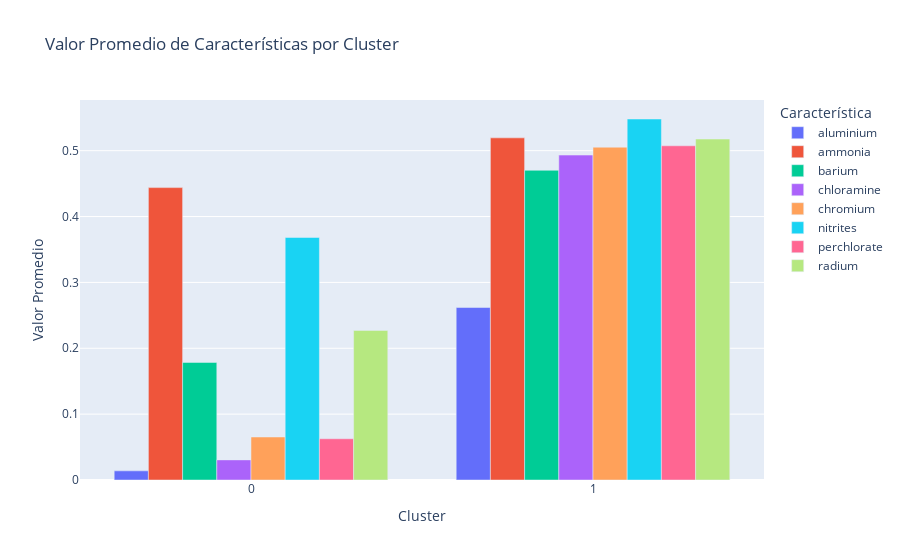

Notebook cell for this chart:
### Code cell
# si lo quiero interactivo y en un solo grafico
import plotly.express as px
cluster_means_long = cluster_means.reset_index().melt(id_vars='cluster', var_name='Feature', value_name='Valor Promedio') # Convertir el DataFrame de valores promedio por cluster a formato largo (long format)
fig = px.bar(cluster_means_long, x='cluster', y='Valor Promedio', color='Feature', barmode='group',
             labels={'cluster': 'Cluster', 'Valor Promedio': 'Valor Promedio', 'Feature': 'Característica'},
             title='Valor Promedio de Características por Cluster')
fig.show()

### Figure 1 — Plotly figure (JSON) as saved in the notebook; plotly's stock layout.template omitted (floating-point values rounded to 4 significant figures)
{"data": [{"alignmentgroup": "True", "hovertemplate": "Característica=aluminium<br>Cluster=%{x}<br>Valor Promedio=%{y}<extra></extra>", "legendgroup": "aluminium", "marker": {"color": "#636efa", "pattern": {"shape": ""}}, "name": "aluminium", "offsetgroup": "aluminium", "orientation": "v", "showlegend": true, "textposition": "auto", "type": "bar", "x": [0, 1], "xaxis": "x", "y": [0.0139, 0.2619], "yaxis": "y"}, {"alignmentgroup": "True", "hovertemplate": "Característica=ammonia<br>Cluster=%{x}<br>Valor Promedio=%{y}<extra></extra>", "legendgroup": "ammonia", "marker": {"color": "#EF553B", "pattern": {"shape": ""}}, "name": "ammonia", "offsetgroup": "ammonia", "orientation": "v", "showlegend": true, "textposition": "auto", "type": "bar", "x": [0, 1], "xaxis": "x", "y": [0.4439, 0.5194], "yaxis": "y"}, {"alignmentgroup": "True", "hovertemplate": "Característica=barium<br>Cluster=%{x}<br>Valor Promedio=%{y}<extra></extra>", "legendgroup": "barium", "marker": {"color": "#00cc96", "pattern": {"shape": ""}}, "name": "barium", "offsetgroup": "barium", "orientation": "v", "showlegend": true, "textposition": "auto", "type": "bar", "x": [0, 1], "xaxis": "x", "y": [0.1785, 0.4702], "yaxis": "y"}, {"alignmentgroup": "True", "hovertemplate": "Característica=chloramine<br>Cluster=%{x}<br>Valor Promedio=%{y}<extra></extra>", "legendgroup": "chloramine", "marker": {"color": "#ab63fa", "pattern": {"shape": ""}}, "name": "chloramine", "offsetgroup": "chloramine", "orientation": "v", "showlegend": true, "textposition": "auto", "type": "bar", "x": [0, 1], "xaxis": "x", "y": [0.03054, 0.4933], "yaxis": "y"}, {"alignmentgroup": "True", "hovertemplate": "Característica=chromium<br>Cluster=%{x}<br>Valor Promedio=%{y}<extra></extra>", "legendgroup": "chromium", "marker": {"color": "#FFA15A", "pattern": {"shape": ""}}, "name": "chromium", "offsetgroup": "chromium", "orientation": "v", "showlegend": true, "textposition": "auto", "type": "bar", "x": [0, 1], "xaxis": "x", "y": [0.06527, 0.5053], "yaxis": "y"}, {"alignmentgroup": "True", "hovertemplate": "Característica=nitrites<br>Cluster=%{x}<br>Valor Promedio=%{y}<extra></extra>", "legendgroup": "nitrites", "marker": {"color": "#19d3f3", "pattern": {"shape": ""}}, "name": "nitrites", "offsetgroup": "nitrites", "orientation": "v", "showlegend": true, "textposition": "auto", "type": "bar", "x": [0, 1], "xaxis": "x", "y": [0.3682, 0.5481], "yaxis": "y"}, {"alignmentgroup": "True", "hovertemplate": "Característica=perchlorate<br>Cluster=%{x}<br>Valor Promedio=%{y}<extra></extra>", "legendgroup": "perchlorate", "marker": {"color": "#FF6692", "pattern": {"shape": ""}}, "name": "perchlorate", "offsetgroup": "perchlorate", "orientation": "v", "showlegend": true, "textposition": "auto", "type": "bar", "x": [0, 1], "xaxis": "x", "y": [0.06258, 0.5074], "yaxis": "y"}, {"alignmentgroup": "True", "hovertemplate": "Característica=radium<br>Cluster=%{x}<br>Valor Promedio=%{y}<extra></extra>", "legendgroup": "radium", "marker": {"color": "#B6E880", "pattern": {"shape": ""}}, "name": "radium", "offsetgroup": "radium", "orientation": "v", "showlegend": true, "textposition": "auto", "type": "bar", "x": [0, 1], "xaxis": "x", "y": [0.2271, 0.5177], "yaxis": "y"}], "layout": {"barmode": "group", "legend": {"title": {"text": "Característica"}, "tracegroupgap": 0}, "title": {"text": "Valor Promedio de Características por Cluster"}, "xaxis": {"anchor": "y", "domain": [0, 1], "title": {"text": "Cluster"}}, "yaxis": {"anchor": "x", "domain": [0, 1], "title": {"text": "Valor Promedio"}}}}
